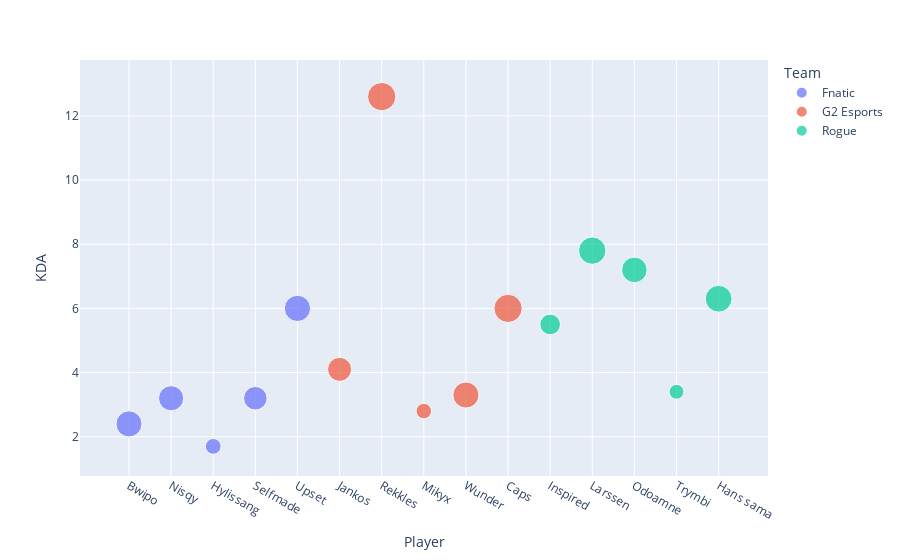

The notebook cell saved with this chart:
### Code cell
fig = px.scatter(Lec, x="Player", y="KDA", color="Team",
                 size='DPM')
fig.show()

### Figure 1 — Plotly figure (JSON) as saved in the notebook; plotly's stock layout.template omitted (floating-point values rounded to 4 significant figures)
{"data": [{"hovertemplate": "Team=Fnatic<br>Player=%{x}<br>KDA=%{y}<br>DPM=%{marker.size}<extra></extra>", "legendgroup": "Fnatic", "marker": {"color": "#636efa", "size": [488, 455, 179, 398, 494], "sizemode": "area", "sizeref": 1.435, "symbol": "circle"}, "mode": "markers", "name": "Fnatic", "orientation": "v", "showlegend": true, "type": "scatter", "x": ["Bwipo", "Nisqy", "Hylissang", "Selfmade", "Upset"], "xaxis": "x", "y": [2.4, 3.2, 1.7, 3.2, 6], "yaxis": "y"}, {"hovertemplate": "Team=G2 Esports<br>Player=%{x}<br>KDA=%{y}<br>DPM=%{marker.size}<extra></extra>", "legendgroup": "G2 Esports", "marker": {"color": "#EF553B", "size": [415, 574, 172, 489, 572], "sizemode": "area", "sizeref": 1.435, "symbol": "circle"}, "mode": "markers", "name": "G2 Esports", "orientation": "v", "showlegend": true, "type": "scatter", "x": ["Jankos", "Rekkles", "Mikyx", "Wunder", "Caps"], "xaxis": "x", "y": [4.1, 12.6, 2.8, 3.3, 6], "yaxis": "y"}, {"hovertemplate": "Team=Rogue<br>Player=%{x}<br>KDA=%{y}<br>DPM=%{marker.size}<extra></extra>", "legendgroup": "Rogue", "marker": {"color": "#00cc96", "size": [306, 539, 469, 159, 515], "sizemode": "area", "sizeref": 1.435, "symbol": "circle"}, "mode": "markers", "name": "Rogue", "orientation": "v", "showlegend": true, "type": "scatter", "x": ["Inspired", "Larssen", "Odoamne", "Trymbi", "Hans sama"], "xaxis": "x", "y": [5.5, 7.8, 7.2, 3.4, 6.3], "yaxis": "y"}], "layout": {"legend": {"itemsizing": "constant", "title": {"text": "Team"}, "tracegroupgap": 0}, "margin": {"t": 60}, "xaxis": {"anchor": "y", "domain": [0, 1], "title": {"text": "Player"}}, "yaxis": {"anchor": "x", "domain": [0, 1], "title": {"text": "KDA"}}}}
